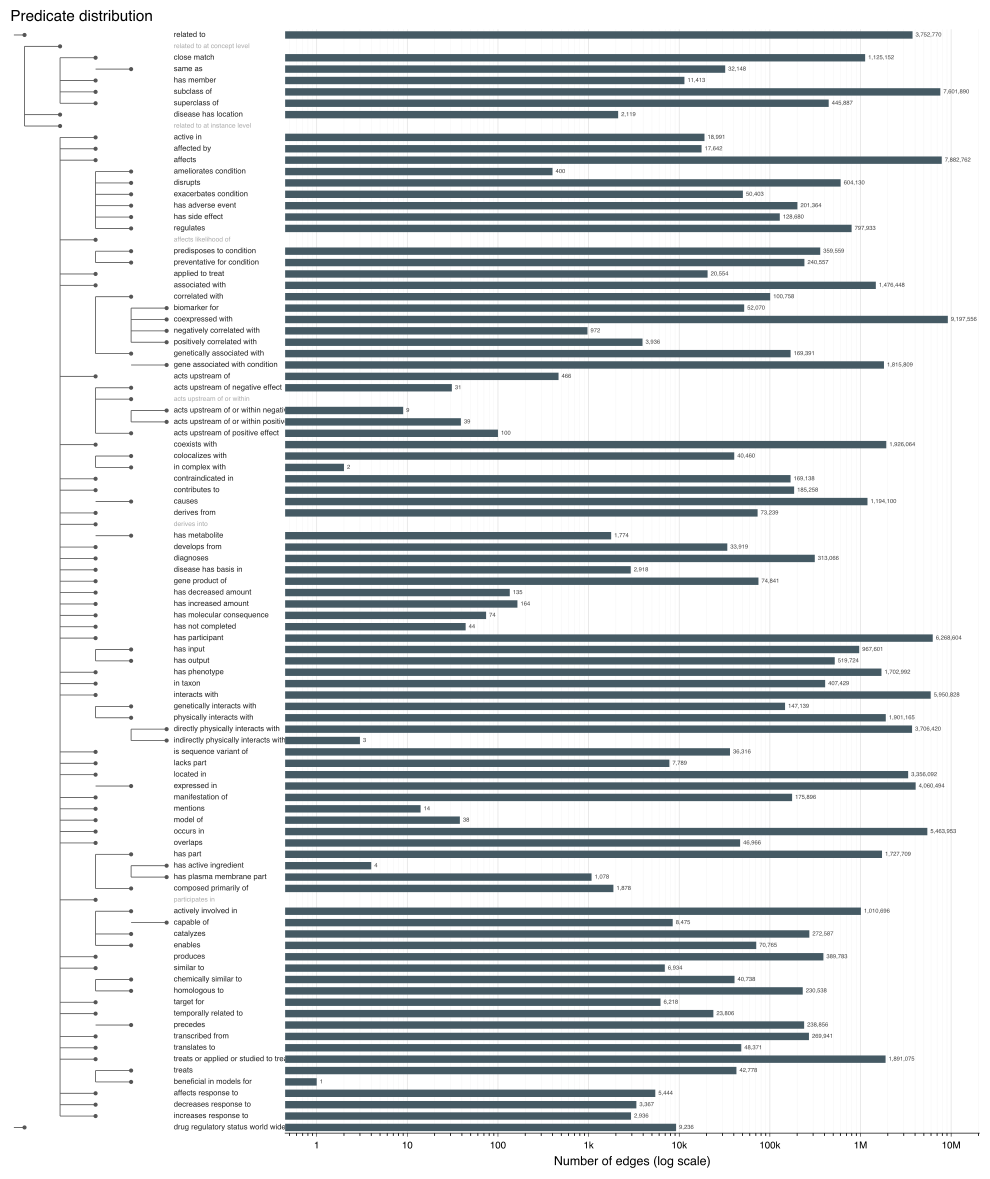

Python code for this plot:
import json
import os
from collections import defaultdict

import matplotlib.pyplot as plt
import matplotlib.ticker as mticker
import numpy as np
import pandas as pd

SCRIPT_DIR = os.path.dirname(os.path.abspath(__file__))
AGG_CSV    = os.path.join(SCRIPT_DIR, "..", "sankey", "sankey_agg.csv")
OUT_PDF    = os.path.join(SCRIPT_DIR, "predicate_distribution.pdf")

# ── Biolink predicate hierarchy (DFS preorder) ─────────────────────────────────
# (key, depth, is_phantom, display_label)
# Phantom nodes are structural intermediates not present in EC-KG edge data.
TREE_NODES = [
    ("related_to",                              0, False, "related to"),
      ("_related_to_at_concept_level",          1, True,  "related to at concept level"),
        ("close_match",                         2, False, "close match"),
          ("same_as",                           3, False, "same as"),
        ("has_member",                          2, False, "has member"),
        ("subclass_of",                         2, False, "subclass of"),
        ("superclass_of",                       2, False, "superclass of"),
      ("disease_has_location",                  1, False, "disease has location"),
      ("_related_to_at_instance_level",         1, True,  "related to at instance level"),
        ("active_in",                           2, False, "active in"),
        ("affected_by",                         2, False, "affected by"),
        ("affects",                             2, False, "affects"),
          ("ameliorates_condition",             3, False, "ameliorates condition"),
          ("disrupts",                          3, False, "disrupts"),
          ("exacerbates_condition",             3, False, "exacerbates condition"),
          ("has_adverse_event",                 3, False, "has adverse event"),
          ("has_side_effect",                   3, False, "has side effect"),
          ("regulates",                         3, False, "regulates"),
        ("_affects_likelihood_of",              2, True,  "affects likelihood of"),
          ("predisposes_to_condition",          3, False, "predisposes to condition"),
          ("preventative_for_condition",        3, False, "preventative for condition"),
        ("applied_to_treat",                    2, False, "applied to treat"),
        ("associated_with",                     2, False, "associated with"),
          ("correlated_with",                   3, False, "correlated with"),
            ("biomarker_for",                   4, False, "biomarker for"),
            ("coexpressed_with",                4, False, "coexpressed with"),
            ("negatively_correlated_with",      4, False, "negatively correlated with"),
            ("positively_correlated_with",      4, False, "positively correlated with"),
          ("genetically_associated_with",       3, False, "genetically associated with"),
            ("gene_associated_with_condition",  4, False, "gene associated with condition"),
        ("acts_upstream_of",                    2, False, "acts upstream of"),
          ("acts_upstream_of_negative_effect",  3, False, "acts upstream of negative effect"),
          ("_acts_upstream_of_or_within",       3, True,  "acts upstream of or within"),
            ("acts_upstream_of_or_within_negative_effect", 4, False,
             "acts upstream of or within negative effect"),
            ("acts_upstream_of_or_within_positive_effect", 4, False,
             "acts upstream of or within positive effect"),
          ("acts_upstream_of_positive_effect",  3, False, "acts upstream of positive effect"),
        ("coexists_with",                       2, False, "coexists with"),
          ("colocalizes_with",                  3, False, "colocalizes with"),
          ("in_complex_with",                   3, False, "in complex with"),
        ("contraindicated_in",                  2, False, "contraindicated in"),
        ("contributes_to",                      2, False, "contributes to"),
          ("causes",                            3, False, "causes"),
        ("derives_from",                        2, False, "derives from"),
        ("_derives_into",                       2, True,  "derives into"),
          ("has_metabolite",                    3, False, "has metabolite"),
        ("develops_from",                       2, False, "develops from"),
        ("diagnoses",                           2, False, "diagnoses"),
        ("disease_has_basis_in",                2, False, "disease has basis in"),
        ("gene_product_of",                     2, False, "gene product of"),
        ("has_decreased_amount",                2, False, "has decreased amount"),
        ("has_increased_amount",                2, False, "has increased amount"),
        ("has_molecular_consequence",           2, False, "has molecular consequence"),
        ("has_not_completed",                   2, False, "has not completed"),
        ("has_participant",                     2, False, "has participant"),
          ("has_input",                         3, False, "has input"),
          ("has_output",                        3, False, "has output"),
        ("has_phenotype",                       2, False, "has phenotype"),
        ("in_taxon",                            2, False, "in taxon"),
        ("interacts_with",                      2, False, "interacts with"),
          ("genetically_interacts_with",        3, False, "genetically interacts with"),
          ("physically_interacts_with",         3, False, "physically interacts with"),
            ("directly_physically_interacts_with",   4, False,
             "directly physically interacts with"),
            ("indirectly_physically_interacts_with", 4, False,
             "indirectly physically interacts with"),
        ("is_sequence_variant_of",              2, False, "is sequence variant of"),
        ("lacks_part",                          2, False, "lacks part"),
        ("located_in",                          2, False, "located in"),
          ("expressed_in",                      3, False, "expressed in"),
        ("manifestation_of",                    2, False, "manifestation of"),
        ("mentions",                            2, False, "mentions"),
        ("model_of",                            2, False, "model of"),
        ("occurs_in",                           2, False, "occurs in"),
        ("overlaps",                            2, False, "overlaps"),
          ("has_part",                          3, False, "has part"),
            ("has_active_ingredient",           4, False, "has active ingredient"),
            ("has_plasma_membrane_part",        4, False, "has plasma membrane part"),
          ("composed_primarily_of",             3, False, "composed primarily of"),
        ("_participates_in",                    2, True,  "participates in"),
          ("actively_involved_in",              3, False, "actively involved in"),
            ("capable_of",                      4, False, "capable of"),
          ("catalyzes",                         3, False, "catalyzes"),
          ("enables",                           3, False, "enables"),
        ("produces",                            2, False, "produces"),
        ("similar_to",                          2, False, "similar to"),
          ("chemically_similar_to",             3, False, "chemically similar to"),
          ("homologous_to",                     3, False, "homologous to"),
        ("target_for",                          2, False, "target for"),
        ("temporally_related_to",               2, False, "temporally related to"),
          ("precedes",                          3, False, "precedes"),
        ("transcribed_from",                    2, False, "transcribed from"),
        ("translates_to",                       2, False, "translates to"),
        ("treats_or_applied_or_studied_to_treat", 2, False,
         "treats or applied or studied to treat"),
          ("treats",                            3, False, "treats"),
          ("beneficial_in_models_for",          3, False, "beneficial in models for"),
        # Position unresolved in installed schema version — semantically grouped here
        ("affects_response_to",                 2, False, "affects response to"),
        ("decreases_response_to",               2, False, "decreases response to"),
        ("increases_response_to",               2, False, "increases response to"),
    ("drug_regulatory_status_world_wide",       0, False, "drug regulatory status world wide"),
]

MAX_DEPTH = 4

# ── Tree helpers ───────────────────────────────────────────────────────────────

def build_relations(nodes):
    parent_map   = {}
    children_map = defaultdict(list)
    depth_map    = {}
    stack = []
    for key, depth, *_ in nodes:
        while stack and stack[-1][1] >= depth:
            stack.pop()
        depth_map[key] = depth
        if stack:
            par = stack[-1][0]
            parent_map[key]  = par
            children_map[par].append(key)
        else:
            parent_map[key] = None
        stack.append((key, depth))
    return parent_map, children_map, depth_map


def draw_tree(ax, tree_nodes, y_of, children_map, parent_map, depth_map):
    lc = "#555555"
    lw = 0.6
    for key, depth, *_ in tree_nodes:
        y  = y_of[key]
        x  = float(depth)
        # Bracket: vertical line at this node's x spanning direct children
        if children_map[key]:
            cy = [y_of[c] for c in children_map[key]]
            ax.plot([x, x], [min(cy), max(cy)],
                    color=lc, lw=lw, solid_capstyle="butt", zorder=2)
        # Horizontal: connect this node back to its parent's x
        par = parent_map[key]
        if par is not None:
            px = float(depth_map[par])
            ax.plot([px, x], [y, y],
                    color=lc, lw=lw, solid_capstyle="butt", zorder=2)
        else:
            ax.plot([x - 0.3, x], [y, y],
                    color=lc, lw=lw, solid_capstyle="butt", zorder=2)


# ── Main ───────────────────────────────────────────────────────────────────────

def main():
    df_edges   = pd.read_csv(AGG_CSV)
    pred_total = df_edges.groupby("predicate")["edge_count"].sum()

    parent_map, children_map, depth_map = build_relations(TREE_NODES)

    n = len(TREE_NODES)
    # y=0 is bottom; index 0 → top row → highest y value
    y_of = {k: (n - 1 - i) for i, (k, *_) in enumerate(TREE_NODES)}

    plt.rcParams.update({
        "font.family":     "Helvetica",
        "pdf.fonttype":    42,
        "ps.fonttype":     42,
        "font.size":       7,
        "axes.linewidth":  0.5,
        "xtick.major.width": 0.4,
        "xtick.major.size":  2.5,
    })

    fig = plt.figure(figsize=(10.0, 12.0))
    # Two panels sharing y: tree (left) | bars (right)
    gs = fig.add_gridspec(
        1, 2,
        width_ratios=[28, 72],
        left=0.01, right=0.98,
        top=0.96, bottom=0.04,
        wspace=0.01,
    )
    ax_tree = fig.add_subplot(gs[0])
    ax_bar  = fig.add_subplot(gs[1])
    ax_bar.sharey(ax_tree)

    # ── Tree panel ─────────────────────────────────────────────────────────────
    ax_tree.set_xlim(-0.4, MAX_DEPTH + 3.2)
    ax_tree.set_ylim(-0.5, n - 0.5)
    ax_tree.set_axis_off()
    ax_tree.set_title("Predicate distribution", fontsize=11,
                       fontweight="bold", loc="left", pad=6)

    draw_tree(ax_tree, TREE_NODES, y_of, children_map, parent_map, depth_map)

    for key, depth, is_phantom, label in TREE_NODES:
        y  = y_of[key]
        col   = "#aaaaaa" if is_phantom else "#222222"
        fs    = 4.8       if is_phantom else 5.5
        style = "italic"  if is_phantom else "normal"
        ax_tree.plot(depth, y, "o", ms=2.0, color="#555555", zorder=3)
        ax_tree.text(MAX_DEPTH + 0.2, y, label,
                     va="center", ha="left", fontsize=fs,
                     color=col, fontstyle=style)

    # ── Bar panel ──────────────────────────────────────────────────────────────
    ax_bar.set_xscale("log")
    ax_bar.set_ylim(-0.5, n - 0.5)
    ax_bar.tick_params(axis="y", left=False, labelleft=False)
    ax_bar.set_xlabel("Number of edges (log scale)", fontsize=9, labelpad=4)
    ax_bar.grid(axis="x", which="major", color="#e0e0e0", lw=0.5, zorder=0)
    ax_bar.grid(axis="x", which="minor", color="#f2f2f2", lw=0.3, zorder=0)
    ax_bar.set_axisbelow(True)
    for sp in ["top", "right", "left"]:
        ax_bar.spines[sp].set_visible(False)

    BAR_COLOR = "#455a64"

    for key, depth, is_phantom, label in TREE_NODES:
        if is_phantom:
            continue
        y        = y_of[key]
        pred_key = "biolink:" + key
        count    = pred_total.get(pred_key, 0)
        if count > 0:
            ax_bar.barh(y, count, height=0.65,
                        color=BAR_COLOR, edgecolor="none", zorder=2)
            # Inline count label
            ax_bar.text(count * 1.08, y, f"{count:,.0f}",
                        va="center", ha="left", fontsize=4.2, color="#444444")

    ax_bar.xaxis.set_major_formatter(
        mticker.FuncFormatter(
            lambda x, _: f"{x/1e6:.0f}M" if x >= 1e6 else
                          f"{x/1e3:.0f}k"  if x >= 1e3 else f"{x:.0f}"))

    fig.savefig(OUT_PDF, dpi=300, bbox_inches="tight")
    print(f"Saved → {OUT_PDF}")


if __name__ == "__main__":
    main()
